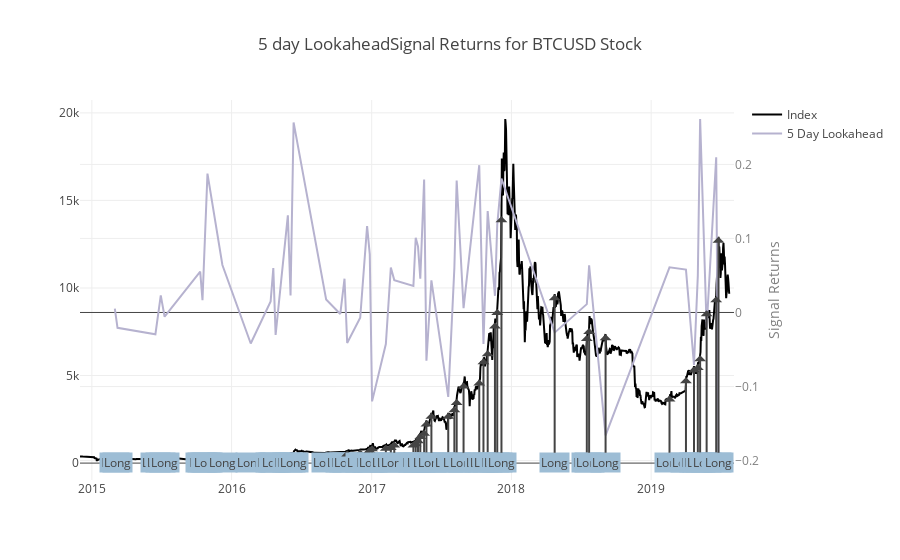
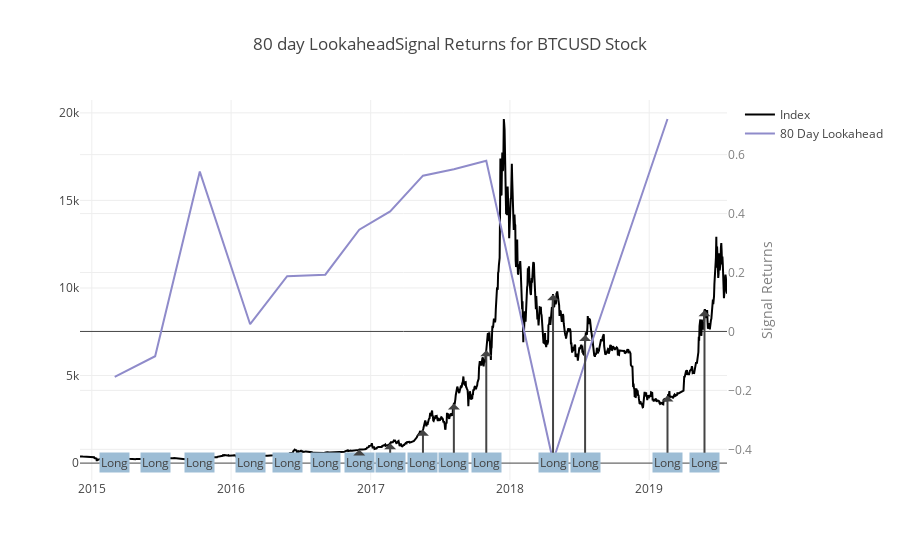
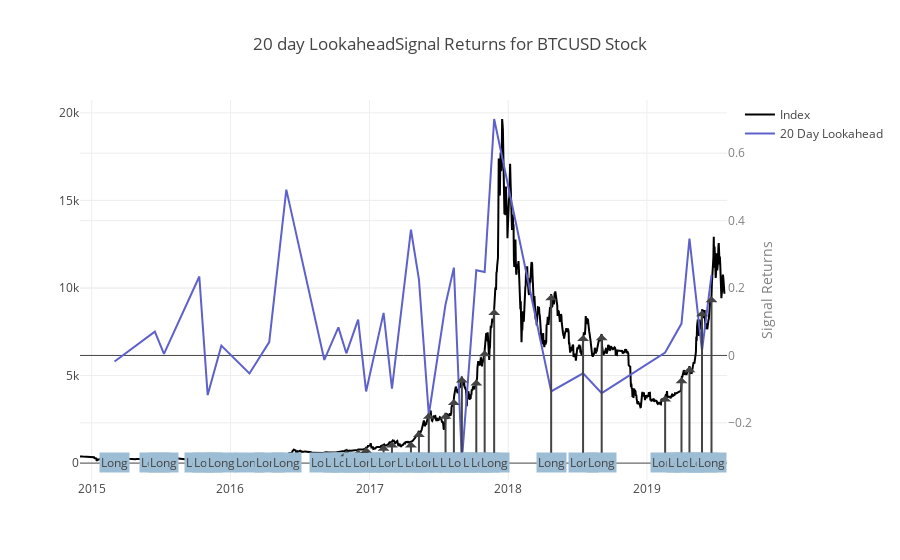
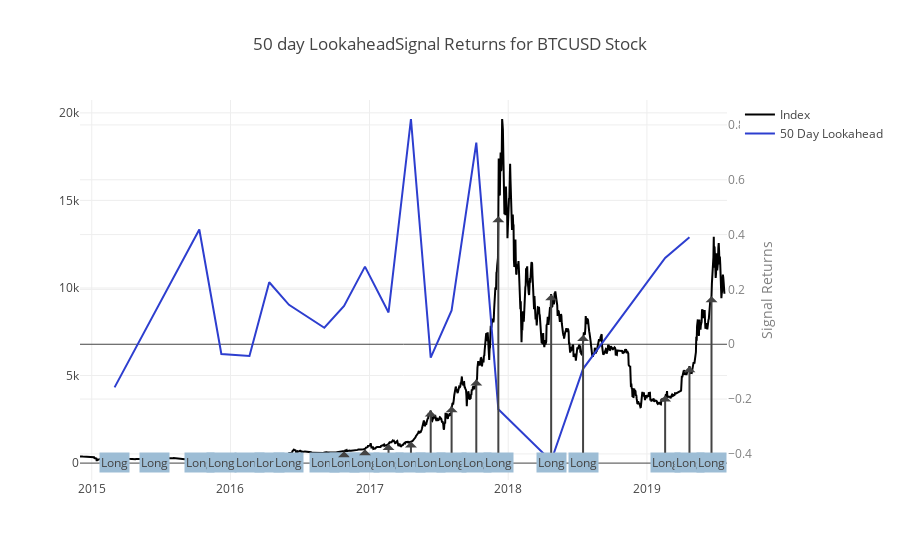

Source (notebook cell) for these figures, in order:
### Markdown cell above
### View Data
Let's continue using the previous lookahead prices to view the signal returns. Just like before, the axis for the signal returns is on the right side of the chart.

### Code cell
title_string = '{} day LookaheadSignal Returns for {} Stock'
signal_return_5 = get_signal_return(signal_5, price_return_5)
signal_return_80 = get_signal_return(signal_80, price_return_80)
signal_return_20 = get_signal_return(signal_20, price_return_20)
signal_return_50 = get_signal_return(signal_50, price_return_50)
project_helper.plot_signal_returns(
    close[apple_ticker],
    [
        (signal_return_5[apple_ticker], signal_5[apple_ticker], 5),
        (signal_return_80[apple_ticker], signal_80[apple_ticker], 80),
        (signal_return_20[apple_ticker], signal_20[apple_ticker], 20),
        (signal_return_50[apple_ticker], signal_50[apple_ticker], 50)
    ],
    [
    title_string.format(5, apple_ticker), 
     title_string.format(80, apple_ticker),
     title_string.format(20, apple_ticker), 
     title_string.format(50, apple_ticker)
    ])

### Figure 1 — Plotly figure (JSON) as saved in the notebook; plotly's stock layout.template omitted (floating-point values rounded to 4 significant figures; data arrays with more than 128 entries replaced by an {"elided": "..."} marker saying what was removed)
{"data": [{"line": {"color": "black"}, "name": "Index", "type": "scatter", "x": {"elided": "1685 str values"}, "y": {"elided": "1685 float values"}}, {"line": {"color": "#b6b2cf"}, "name": "5 Day Lookahead", "type": "scatter", "x": ["2015-03-02", "2015-03-09", "2015-06-16", "2015-06-30", "2015-07-10", "2015-10-11", "2015-10-17", "2015-10-24", "2015-10-30", "2015-12-08", "2016-02-20", "2016-04-12", "2016-04-19", "2016-04-25", "2016-05-27", "2016-06-03", "2016-06-11", "2016-09-04", "2016-10-11", "2016-10-22", "2016-10-29", "2016-12-02", "2016-12-20", "2016-12-27", "2017-01-02", "2017-02-07", "2017-02-20", "2017-03-01", "2017-04-20", "2017-04-26", "2017-05-02", "2017-05-08", "2017-05-18", "2017-05-24", "2017-06-06", "2017-07-20", "2017-08-05", "2017-08-11", "2017-08-29", "2017-10-09", "2017-10-20", "2017-10-31", "2017-11-19", "2017-11-25", "2017-12-06", "2018-04-24", "2018-07-17", "2018-07-23", "2018-09-04", "2019-02-18", "2019-04-02", "2019-04-23", "2019-05-03", "2019-05-09", "2019-05-26", "2019-06-20", "2019-06-26", "2019-07-20", "2019-07-21", "2019-07-22", "2019-07-23", "2019-07-24"], "y": [0.005079, -0.02068, -0.02936, 0.02317, -0.005699, 0.0551, 0.0167, 0.1058, 0.1877, 0.0641, -0.04192, 0.01495, 0.05993, -0.03026, 0.1312, 0.02295, 0.2567, 0.01747, -0.002021, 0.04562, -0.04119, -0.007115, 0.1167, 0.07847, -0.1201, -0.04261, 0.06065, 0.04374, 0.03576, 0.101, 0.08935, 0.04549, 0.1796, -0.06517, 0.04351, -0.114, 0.06027, 0.1784, 0.005864, 0.1989, -0.04249, 0.1371, 0.02255, 0.1186, 0.181, -0.02721, 0.01125, 0.06383, -0.1659, 0.06094, 0.05803, -0.07072, 0.05016, 0.2614, -0.02056, 0.2098, -0.2006, null, null, null, null, null], "yaxis": "y2"}], "layout": {"annotations": [{"ax": 0, "ay": 20, "ayref": "y", "bgcolor": "#9dbdd5", "text": "Long", "x": "2015-03-02", "y": 274.9}, {"ax": 0, "ay": 20, "ayref": "y", "bgcolor": "#9dbdd5", "text": "Long", "x": "2015-03-09", "y": 290.2}, {"ax": 0, "ay": 20, "ayref": "y", "bgcolor": "#9dbdd5", "text": "Long", "x": "2015-06-16", "y": 251.9}, {"ax": 0, "ay": 20, "ayref": "y", "bgcolor": "#9dbdd5", "text": "Long", "x": "2015-06-30", "y": 264.9}, {"ax": 0, "ay": 20, "ayref": "y", "bgcolor": "#9dbdd5", "text": "Long", "x": "2015-07-10", "y": 286.9}, {"ax": 0, "ay": 20, "ayref": "y", "bgcolor": "#9dbdd5", "text": "Long", "x": "2015-10-11", "y": 248.9}, {"ax": 0, "ay": 20, "ayref": "y", "bgcolor": "#9dbdd5", "text": "Long", "x": "2015-10-17", "y": 271.4}, {"ax": 0, "ay": 20, "ayref": "y", "bgcolor": "#9dbdd5", "text": "Long", "x": "2015-10-24", "y": 284}, {"ax": 0, "ay": 20, "ayref": "y", "bgcolor": "#9dbdd5", "text": "Long", "x": "2015-10-30", "y": 330.0}, {"ax": 0, "ay": 20, "ayref": "y", "bgcolor": "#9dbdd5", "text": "Long", "x": "2015-12-08", "y": 409.2}, {"ax": 0, "ay": 20, "ayref": "y", "bgcolor": "#9dbdd5", "text": "Long", "x": "2016-02-20", "y": 441.9}, {"ax": 0, "ay": 20, "ayref": "y", "bgcolor": "#9dbdd5", "text": "Long", "x": "2016-04-12", "y": 428.3}, {"ax": 0, "ay": 20, "ayref": "y", "bgcolor": "#9dbdd5", "text": "Long", "x": "2016-04-19", "y": 436.9}, {"ax": 0, "ay": 20, "ayref": "y", "bgcolor": "#9dbdd5", "text": "Long", "x": "2016-04-25", "y": 467.4}, {"ax": 0, "ay": 20, "ayref": "y", "bgcolor": "#9dbdd5", "text": "Long", "x": "2016-05-27", "y": 470.9}, {"ax": 0, "ay": 20, "ayref": "y", "bgcolor": "#9dbdd5", "text": "Long", "x": "2016-06-03", "y": 570}, {"ax": 0, "ay": 20, "ayref": "y", "bgcolor": "#9dbdd5", "text": "Long", "x": "2016-06-11", "y": 595.8}, {"ax": 0, "ay": 20, "ayref": "y", "bgcolor": "#9dbdd5", "text": "Long", "x": "2016-09-04", "y": 611.8}, {"ax": 0, "ay": 20, "ayref": "y", "bgcolor": "#9dbdd5", "text": "Long", "x": "2016-10-11", "y": 643.8}, {"ax": 0, "ay": 20, "ayref": "y", "bgcolor": "#9dbdd5", "text": "Long", "x": "2016-10-22", "y": 655}, {"ax": 0, "ay": 20, "ayref": "y", "bgcolor": "#9dbdd5", "text": "Long", "x": "2016-10-29", "y": 717.9}, {"ax": 0, "ay": 20, "ayref": "y", "bgcolor": "#9dbdd5", "text": "Long", "x": "2016-12-02", "y": 771.5}, {"ax": 0, "ay": 20, "ayref": "y", "bgcolor": "#9dbdd5", "text": "Long", "x": "2016-12-20", "y": 798.0}, {"ax": 0, "ay": 20, "ayref": "y", "bgcolor": "#9dbdd5", "text": "Long", "x": "2016-12-27", "y": 921.6}, {"ax": 0, "ay": 20, "ayref": "y", "bgcolor": "#9dbdd5", "text": "Long", "x": "2017-01-02", "y": 1019.0}, {"ax": 0, "ay": 20, "ayref": "y", "bgcolor": "#9dbdd5", "text": "Long", "x": "2017-02-07", "y": 1054.0}, {"ax": 0, "ay": 20, "ayref": "y", "bgcolor": "#9dbdd5", "text": "Long", "x": "2017-02-20", "y": 1090.0}, {"ax": 0, "ay": 20, "ayref": "y", "bgcolor": "#9dbdd5", "text": "Long", "x": "2017-03-01", "y": 1230}, {"ax": 0, "ay": 20, "ayref": "y", "bgcolor": "#9dbdd5", "text": "Long", "x": "2017-04-20", "y": 1236.0}, {"ax": 0, "ay": 20, "ayref": "y", "bgcolor": "#9dbdd5", "text": "Long", "x": "2017-04-26", "y": 1298.0}, {"ax": 0, "ay": 20, "ayref": "y", "bgcolor": "#9dbdd5", "text": "Long", "x": "2017-05-02", "y": 1472.0}, {"ax": 0, "ay": 20, "ayref": "y", "bgcolor": "#9dbdd5", "text": "Long", "x": "2017-05-08", "y": 1713}, {"ax": 0, "ay": 20, "ayref": "y", "bgcolor": "#9dbdd5", "text": "Long", "x": "2017-05-18", "y": 1899.0}, {"ax": 0, "ay": 20, "ayref": "y", "bgcolor": "#9dbdd5", "text": "Long", "x": "2017-05-24", "y": 2433.0}, {"ax": 0, "ay": 20, "ayref": "y", "bgcolor": "#9dbdd5", "text": "Long", "x": "2017-06-06", "y": 2871.0}, {"ax": 0, "ay": 20, "ayref": "y", "bgcolor": "#9dbdd5", "text": "Long", "x": "2017-07-20", "y": 2873.0}, {"ax": 0, "ay": 20, "ayref": "y", "bgcolor": "#9dbdd5", "text": "Long", "x": "2017-08-05", "y": 3243.0}, {"ax": 0, "ay": 20, "ayref": "y", "bgcolor": "#9dbdd5", "text": "Long", "x": "2017-08-11", "y": 3656.0}, {"ax": 0, "ay": 20, "ayref": "y", "bgcolor": "#9dbdd5", "text": "Long", "x": "2017-08-29", "y": 4599}, {"ax": 0, "ay": 20, "ayref": "y", "bgcolor": "#9dbdd5", "text": "Long", "x": "2017-10-09", "y": 4770.0}, {"ax": 0, "ay": 20, "ayref": "y", "bgcolor": "#9dbdd5", "text": "Long", "x": "2017-10-20", "y": 5989.0}, {"ax": 0, "ay": 20, "ayref": "y", "bgcolor": "#9dbdd5", "text": "Long", "x": "2017-10-31", "y": 6445.0}, {"ax": 0, "ay": 20, "ayref": "y", "bgcolor": "#9dbdd5", "text": "Long", "x": "2017-11-19", "y": 8032.0}, {"ax": 0, "ay": 20, "ayref": "y", "bgcolor": "#9dbdd5", "text": "Long", "x": "2017-11-25", "y": 8796.0}, {"ax": 0, "ay": 20, "ayref": "y", "bgcolor": "#9dbdd5", "text": "Long", "x": "2017-12-06", "y": 14090}, {"ax": 0, "ay": 20, "ayref": "y", "bgcolor": "#9dbdd5", "text": "Long", "x": "2018-04-24", "y": 9648}, {"ax": 0, "ay": 20, "ayref": "y", "bgcolor": "#9dbdd5", "text": "Long", "x": "2018-07-17", "y": 7315.0}, {"ax": 0, "ay": 20, "ayref": "y", "bgcolor": "#9dbdd5", "text": "Long", "x": "2018-07-23", "y": 7720.0}, {"ax": 0, "ay": 20, "ayref": "y", "bgcolor": "#9dbdd5", "text": "Long", "x": "2018-09-04", "y": 7360}, {"ax": 0, "ay": 20, "ayref": "y", "bgcolor": "#9dbdd5", "text": "Long", "x": "2019-02-18", "y": 3867}, {"ax": 0, "ay": 20, "ayref": "y", "bgcolor": "#9dbdd5", "text": "Long", "x": "2019-04-02", "y": 4902.0}, {"ax": 0, "ay": 20, "ayref": "y", "bgcolor": "#9dbdd5", "text": "Long", "x": "2019-04-23", "y": 5533.0}, {"ax": 0, "ay": 20, "ayref": "y", "bgcolor": "#9dbdd5", "text": "Long", "x": "2019-05-03", "y": 5657.0}, {"ax": 0, "ay": 20, "ayref": "y", "bgcolor": "#9dbdd5", "text": "Long", "x": "2019-05-09", "y": 6153.0}, {"ax": 0, "ay": 20, "ayref": "y", "bgcolor": "#9dbdd5", "text": "Long", "x": "2019-05-26", "y": 8732.0}, {"ax": 0, "ay": 20, "ayref": "y", "bgcolor": "#9dbdd5", "text": "Long", "x": "2019-06-20", "y": 9531.0}, {"ax": 0, "ay": 20, "ayref": "y", "bgcolor": "#9dbdd5", "text": "Long", "x": "2019-06-26", "y": 12930.0}], "title": "5 day LookaheadSignal Returns for BTCUSD Stock", "yaxis2": {"overlaying": "y", "side": "right", "tickfont": {"color": "grey"}, "title": "Signal Returns", "titlefont": {"color": "grey"}}}}

### Figure 2 — Plotly figure (JSON) as saved in the notebook; plotly's stock layout.template omitted (floating-point values rounded to 4 significant figures; data arrays with more than 128 entries replaced by an {"elided": "..."} marker saying what was removed)
{"data": [{"line": {"color": "black"}, "name": "Index", "type": "scatter", "x": {"elided": "1685 str values"}, "y": {"elided": "1685 float values"}}, {"line": {"color": "#8f8bca"}, "name": "80 Day Lookahead", "type": "scatter", "x": ["2015-03-02", "2015-06-16", "2015-10-11", "2016-02-20", "2016-05-27", "2016-09-04", "2016-12-02", "2017-02-21", "2017-05-18", "2017-08-07", "2017-10-31", "2018-04-24", "2018-07-17", "2019-02-18", "2019-05-06", "2019-05-07", "2019-05-08", "2019-05-09", "2019-05-10", "2019-05-11", "2019-05-12", "2019-05-13", "2019-05-14", "2019-05-15", "2019-05-16", "2019-05-17", "2019-05-18", "2019-05-19", "2019-05-20", "2019-05-21", "2019-05-22", "2019-05-23", "2019-05-24", "2019-05-25", "2019-05-26", "2019-05-27", "2019-05-28", "2019-05-29", "2019-05-30", "2019-05-31", "2019-06-01", "2019-06-02", "2019-06-03", "2019-06-04", "2019-06-05", "2019-06-06", "2019-06-07", "2019-06-08", "2019-06-09", "2019-06-10", "2019-06-11", "2019-06-12", "2019-06-13", "2019-06-14", "2019-06-15", "2019-06-16", "2019-06-17", "2019-06-18", "2019-06-19", "2019-06-20", "2019-06-21", "2019-06-22", "2019-06-23", "2019-06-24", "2019-06-25", "2019-06-26", "2019-06-27", "2019-06-28", "2019-06-29", "2019-06-30", "2019-07-01", "2019-07-02", "2019-07-03", "2019-07-04", "2019-07-05", "2019-07-06", "2019-07-07", "2019-07-08", "2019-07-09", "2019-07-10", "2019-07-11", "2019-07-12", "2019-07-13", "2019-07-14", "2019-07-15", "2019-07-16", "2019-07-17", "2019-07-18", "2019-07-19", "2019-07-20", "2019-07-21", "2019-07-22", "2019-07-23", "2019-07-24"], "y": [-0.1539, -0.0841, 0.5425, 0.02465, 0.1875, 0.1926, 0.3454, 0.4073, 0.5287, 0.5503, 0.579, -0.4396, -0.1038, 0.7209, null, null, null, null, null, null, null, null, null, null, null, null, null, null, null, null, null, null, null, null, null, null, null, null, null, null, null, null, null, null, null, null, null, null, null, null, null, null, null, null, null, null, null, null, null, null, null, null, null, null, null, null, null, null, null, null, null, null, null, null, null, null, null, null, null, null, null, null, null, null, null, null, null, null, null, null, null, null, null, null], "yaxis": "y2"}], "layout": {"annotations": [{"ax": 0, "ay": 20, "ayref": "y", "bgcolor": "#9dbdd5", "text": "Long", "x": "2015-03-02", "y": 274.9}, {"ax": 0, "ay": 20, "ayref": "y", "bgcolor": "#9dbdd5", "text": "Long", "x": "2015-06-16", "y": 251.9}, {"ax": 0, "ay": 20, "ayref": "y", "bgcolor": "#9dbdd5", "text": "Long", "x": "2015-10-11", "y": 248.9}, {"ax": 0, "ay": 20, "ayref": "y", "bgcolor": "#9dbdd5", "text": "Long", "x": "2016-02-20", "y": 441.9}, {"ax": 0, "ay": 20, "ayref": "y", "bgcolor": "#9dbdd5", "text": "Long", "x": "2016-05-27", "y": 470.9}, {"ax": 0, "ay": 20, "ayref": "y", "bgcolor": "#9dbdd5", "text": "Long", "x": "2016-09-04", "y": 611.8}, {"ax": 0, "ay": 20, "ayref": "y", "bgcolor": "#9dbdd5", "text": "Long", "x": "2016-12-02", "y": 771.5}, {"ax": 0, "ay": 20, "ayref": "y", "bgcolor": "#9dbdd5", "text": "Long", "x": "2017-02-21", "y": 1128.0}, {"ax": 0, "ay": 20, "ayref": "y", "bgcolor": "#9dbdd5", "text": "Long", "x": "2017-05-18", "y": 1899.0}, {"ax": 0, "ay": 20, "ayref": "y", "bgcolor": "#9dbdd5", "text": "Long", "x": "2017-08-07", "y": 3398.0}, {"ax": 0, "ay": 20, "ayref": "y", "bgcolor": "#9dbdd5", "text": "Long", "x": "2017-10-31", "y": 6445.0}, {"ax": 0, "ay": 20, "ayref": "y", "bgcolor": "#9dbdd5", "text": "Long", "x": "2018-04-24", "y": 9648}, {"ax": 0, "ay": 20, "ayref": "y", "bgcolor": "#9dbdd5", "text": "Long", "x": "2018-07-17", "y": 7315.0}, {"ax": 0, "ay": 20, "ayref": "y", "bgcolor": "#9dbdd5", "text": "Long", "x": "2019-02-18", "y": 3867}, {"ax": 0, "ay": 20, "ayref": "y", "bgcolor": "#9dbdd5", "text": "Long", "x": "2019-05-26", "y": 8732.0}], "title": "80 day LookaheadSignal Returns for BTCUSD Stock", "yaxis2": {"overlaying": "y", "side": "right", "tickfont": {"color": "grey"}, "title": "Signal Returns", "titlefont": {"color": "grey"}}}}

### Figure 3 — Plotly figure (JSON) as saved in the notebook; plotly's stock layout.template omitted (floating-point values rounded to 4 significant figures; data arrays with more than 128 entries replaced by an {"elided": "..."} marker saying what was removed)
{"data": [{"line": {"color": "black"}, "name": "Index", "type": "scatter", "x": {"elided": "1685 str values"}, "y": {"elided": "1685 float values"}}, {"line": {"color": "#5e61ca"}, "name": "20 Day Lookahead", "type": "scatter", "x": ["2015-03-02", "2015-06-16", "2015-07-10", "2015-10-11", "2015-11-02", "2015-12-08", "2016-02-20", "2016-04-12", "2016-05-27", "2016-09-04", "2016-10-11", "2016-11-01", "2016-12-02", "2016-12-23", "2017-02-07", "2017-03-01", "2017-04-20", "2017-05-11", "2017-06-06", "2017-07-20", "2017-08-11", "2017-09-01", "2017-10-09", "2017-10-31", "2017-11-25", "2018-04-24", "2018-07-17", "2018-09-04", "2019-02-18", "2019-04-02", "2019-04-23", "2019-05-26", "2019-06-20", "2019-07-05", "2019-07-06", "2019-07-07", "2019-07-08", "2019-07-09", "2019-07-10", "2019-07-11", "2019-07-12", "2019-07-13", "2019-07-14", "2019-07-15", "2019-07-16", "2019-07-17", "2019-07-18", "2019-07-19", "2019-07-20", "2019-07-21", "2019-07-22", "2019-07-23", "2019-07-24"], "y": [-0.01809, 0.07079, 0.004869, 0.2343, -0.1176, 0.02909, -0.05364, 0.03969, 0.4919, -0.01338, 0.08319, 0.00634, 0.1062, -0.107, 0.1263, -0.09868, 0.373, 0.2257, -0.176, 0.1513, 0.2605, -0.3132, 0.2526, 0.2476, 0.7015, -0.1069, -0.05291, -0.1117, 0.008733, 0.09447, 0.3466, 0.01461, 0.2385, null, null, null, null, null, null, null, null, null, null, null, null, null, null, null, null, null, null, null, null], "yaxis": "y2"}], "layout": {"annotations": [{"ax": 0, "ay": 20, "ayref": "y", "bgcolor": "#9dbdd5", "text": "Long", "x": "2015-03-02", "y": 274.9}, {"ax": 0, "ay": 20, "ayref": "y", "bgcolor": "#9dbdd5", "text": "Long", "x": "2015-06-16", "y": 251.9}, {"ax": 0, "ay": 20, "ayref": "y", "bgcolor": "#9dbdd5", "text": "Long", "x": "2015-07-10", "y": 286.9}, {"ax": 0, "ay": 20, "ayref": "y", "bgcolor": "#9dbdd5", "text": "Long", "x": "2015-10-11", "y": 248.9}, {"ax": 0, "ay": 20, "ayref": "y", "bgcolor": "#9dbdd5", "text": "Long", "x": "2015-11-02", "y": 364.0}, {"ax": 0, "ay": 20, "ayref": "y", "bgcolor": "#9dbdd5", "text": "Long", "x": "2015-12-08", "y": 409.2}, {"ax": 0, "ay": 20, "ayref": "y", "bgcolor": "#9dbdd5", "text": "Long", "x": "2016-02-20", "y": 441.9}, {"ax": 0, "ay": 20, "ayref": "y", "bgcolor": "#9dbdd5", "text": "Long", "x": "2016-04-12", "y": 428.3}, {"ax": 0, "ay": 20, "ayref": "y", "bgcolor": "#9dbdd5", "text": "Long", "x": "2016-05-27", "y": 470.9}, {"ax": 0, "ay": 20, "ayref": "y", "bgcolor": "#9dbdd5", "text": "Long", "x": "2016-09-04", "y": 611.8}, {"ax": 0, "ay": 20, "ayref": "y", "bgcolor": "#9dbdd5", "text": "Long", "x": "2016-10-11", "y": 643.8}, {"ax": 0, "ay": 20, "ayref": "y", "bgcolor": "#9dbdd5", "text": "Long", "x": "2016-11-01", "y": 731.2}, {"ax": 0, "ay": 20, "ayref": "y", "bgcolor": "#9dbdd5", "text": "Long", "x": "2016-12-02", "y": 771.5}, {"ax": 0, "ay": 20, "ayref": "y", "bgcolor": "#9dbdd5", "text": "Long", "x": "2016-12-23", "y": 915.5}, {"ax": 0, "ay": 20, "ayref": "y", "bgcolor": "#9dbdd5", "text": "Long", "x": "2017-02-07", "y": 1054.0}, {"ax": 0, "ay": 20, "ayref": "y", "bgcolor": "#9dbdd5", "text": "Long", "x": "2017-03-01", "y": 1230}, {"ax": 0, "ay": 20, "ayref": "y", "bgcolor": "#9dbdd5", "text": "Long", "x": "2017-04-20", "y": 1236.0}, {"ax": 0, "ay": 20, "ayref": "y", "bgcolor": "#9dbdd5", "text": "Long", "x": "2017-05-11", "y": 1838.0}, {"ax": 0, "ay": 20, "ayref": "y", "bgcolor": "#9dbdd5", "text": "Long", "x": "2017-06-06", "y": 2871.0}, {"ax": 0, "ay": 20, "ayref": "y", "bgcolor": "#9dbdd5", "text": "Long", "x": "2017-07-20", "y": 2873.0}, {"ax": 0, "ay": 20, "ayref": "y", "bgcolor": "#9dbdd5", "text": "Long", "x": "2017-08-11", "y": 3656.0}, {"ax": 0, "ay": 20, "ayref": "y", "bgcolor": "#9dbdd5", "text": "Long", "x": "2017-09-01", "y": 4948.0}, {"ax": 0, "ay": 20, "ayref": "y", "bgcolor": "#9dbdd5", "text": "Long", "x": "2017-10-09", "y": 4770.0}, {"ax": 0, "ay": 20, "ayref": "y", "bgcolor": "#9dbdd5", "text": "Long", "x": "2017-10-31", "y": 6445.0}, {"ax": 0, "ay": 20, "ayref": "y", "bgcolor": "#9dbdd5", "text": "Long", "x": "2017-11-25", "y": 8796.0}, {"ax": 0, "ay": 20, "ayref": "y", "bgcolor": "#9dbdd5", "text": "Long", "x": "2018-04-24", "y": 9648}, {"ax": 0, "ay": 20, "ayref": "y", "bgcolor": "#9dbdd5", "text": "Long", "x": "2018-07-17", "y": 7315.0}, {"ax": 0, "ay": 20, "ayref": "y", "bgcolor": "#9dbdd5", "text": "Long", "x": "2018-09-04", "y": 7360}, {"ax": 0, "ay": 20, "ayref": "y", "bgcolor": "#9dbdd5", "text": "Long", "x": "2019-02-18", "y": 3867}, {"ax": 0, "ay": 20, "ayref": "y", "bgcolor": "#9dbdd5", "text": "Long", "x": "2019-04-02", "y": 4902.0}, {"ax": 0, "ay": 20, "ayref": "y", "bgcolor": "#9dbdd5", "text": "Long", "x": "2019-04-23", "y": 5533.0}, {"ax": 0, "ay": 20, "ayref": "y", "bgcolor": "#9dbdd5", "text": "Long", "x": "2019-05-26", "y": 8732.0}, {"ax": 0, "ay": 20, "ayref": "y", "bgcolor": "#9dbdd5", "text": "Long", "x": "2019-06-20", "y": 9531.0}], "title": "20 day LookaheadSignal Returns for BTCUSD Stock", "yaxis2": {"overlaying": "y", "side": "right", "tickfont": {"color": "grey"}, "title": "Signal Returns", "titlefont": {"color": "grey"}}}}

### Figure 4 — Plotly figure (JSON) as saved in the notebook; plotly's stock layout.template omitted (floating-point values rounded to 4 significant figures; data arrays with more than 128 entries replaced by an {"elided": "..."} marker saying what was removed)
{"data": [{"line": {"color": "black"}, "name": "Index", "type": "scatter", "x": {"elided": "1685 str values"}, "y": {"elided": "1685 float values"}}, {"line": {"color": "#2d3ecf"}, "name": "50 Day Lookahead", "type": "scatter", "x": ["2015-03-02", "2015-06-16", "2015-10-11", "2015-12-08", "2016-02-20", "2016-04-12", "2016-06-03", "2016-09-04", "2016-10-26", "2016-12-20", "2017-02-20", "2017-04-20", "2017-06-11", "2017-08-05", "2017-10-09", "2017-12-06", "2018-04-24", "2018-07-17", "2019-02-18", "2019-04-23", "2019-06-05", "2019-06-06", "2019-06-07", "2019-06-08", "2019-06-09", "2019-06-10", "2019-06-11", "2019-06-12", "2019-06-13", "2019-06-14", "2019-06-15", "2019-06-16", "2019-06-17", "2019-06-18", "2019-06-19", "2019-06-20", "2019-06-21", "2019-06-22", "2019-06-23", "2019-06-24", "2019-06-25", "2019-06-26", "2019-06-27", "2019-06-28", "2019-06-29", "2019-06-30", "2019-07-01", "2019-07-02", "2019-07-03", "2019-07-04", "2019-07-05", "2019-07-06", "2019-07-07", "2019-07-08", "2019-07-09", "2019-07-10", "2019-07-11", "2019-07-12", "2019-07-13", "2019-07-14", "2019-07-15", "2019-07-16", "2019-07-17", "2019-07-18", "2019-07-19", "2019-07-20", "2019-07-21", "2019-07-22", "2019-07-23", "2019-07-24"], "y": [-0.1573, 0.1136, 0.4185, -0.0355, -0.04255, 0.2262, 0.1439, 0.06015, 0.1396, 0.2831, 0.1161, 0.8217, -0.04854, 0.1233, 0.7352, -0.2369, -0.4258, -0.08962, 0.3148, 0.3905, null, null, null, null, null, null, null, null, null, null, null, null, null, null, null, null, null, null, null, null, null, null, null, null, null, null, null, null, null, null, null, null, null, null, null, null, null, null, null, null, null, null, null, null, null, null, null, null, null, null], "yaxis": "y2"}], "layout": {"annotations": [{"ax": 0, "ay": 20, "ayref": "y", "bgcolor": "#9dbdd5", "text": "Long", "x": "2015-03-02", "y": 274.9}, {"ax": 0, "ay": 20, "ayref": "y", "bgcolor": "#9dbdd5", "text": "Long", "x": "2015-06-16", "y": 251.9}, {"ax": 0, "ay": 20, "ayref": "y", "bgcolor": "#9dbdd5", "text": "Long", "x": "2015-10-11", "y": 248.9}, {"ax": 0, "ay": 20, "ayref": "y", "bgcolor": "#9dbdd5", "text": "Long", "x": "2015-12-08", "y": 409.2}, {"ax": 0, "ay": 20, "ayref": "y", "bgcolor": "#9dbdd5", "text": "Long", "x": "2016-02-20", "y": 441.9}, {"ax": 0, "ay": 20, "ayref": "y", "bgcolor": "#9dbdd5", "text": "Long", "x": "2016-04-12", "y": 428.3}, {"ax": 0, "ay": 20, "ayref": "y", "bgcolor": "#9dbdd5", "text": "Long", "x": "2016-06-03", "y": 570}, {"ax": 0, "ay": 20, "ayref": "y", "bgcolor": "#9dbdd5", "text": "Long", "x": "2016-09-04", "y": 611.8}, {"ax": 0, "ay": 20, "ayref": "y", "bgcolor": "#9dbdd5", "text": "Long", "x": "2016-10-26", "y": 674}, {"ax": 0, "ay": 20, "ayref": "y", "bgcolor": "#9dbdd5", "text": "Long", "x": "2016-12-20", "y": 798.0}, {"ax": 0, "ay": 20, "ayref": "y", "bgcolor": "#9dbdd5", "text": "Long", "x": "2017-02-20", "y": 1090.0}, {"ax": 0, "ay": 20, "ayref": "y", "bgcolor": "#9dbdd5", "text": "Long", "x": "2017-04-20", "y": 1236.0}, {"ax": 0, "ay": 20, "ayref": "y", "bgcolor": "#9dbdd5", "text": "Long", "x": "2017-06-11", "y": 2999.0}, {"ax": 0, "ay": 20, "ayref": "y", "bgcolor": "#9dbdd5", "text": "Long", "x": "2017-08-05", "y": 3243.0}, {"ax": 0, "ay": 20, "ayref": "y", "bgcolor": "#9dbdd5", "text": "Long", "x": "2017-10-09", "y": 4770.0}, {"ax": 0, "ay": 20, "ayref": "y", "bgcolor": "#9dbdd5", "text": "Long", "x": "2017-12-06", "y": 14090}, {"ax": 0, "ay": 20, "ayref": "y", "bgcolor": "#9dbdd5", "text": "Long", "x": "2018-04-24", "y": 9648}, {"ax": 0, "ay": 20, "ayref": "y", "bgcolor": "#9dbdd5", "text": "Long", "x": "2018-07-17", "y": 7315.0}, {"ax": 0, "ay": 20, "ayref": "y", "bgcolor": "#9dbdd5", "text": "Long", "x": "2019-02-18", "y": 3867}, {"ax": 0, "ay": 20, "ayref": "y", "bgcolor": "#9dbdd5", "text": "Long", "x": "2019-04-23", "y": 5533.0}, {"ax": 0, "ay": 20, "ayref": "y", "bgcolor": "#9dbdd5", "text": "Long", "x": "2019-06-20", "y": 9531.0}], "title": "50 day LookaheadSignal Returns for BTCUSD Stock", "yaxis2": {"overlaying": "y", "side": "right", "tickfont": {"color": "grey"}, "title": "Signal Returns", "titlefont": {"color": "grey"}}}}
